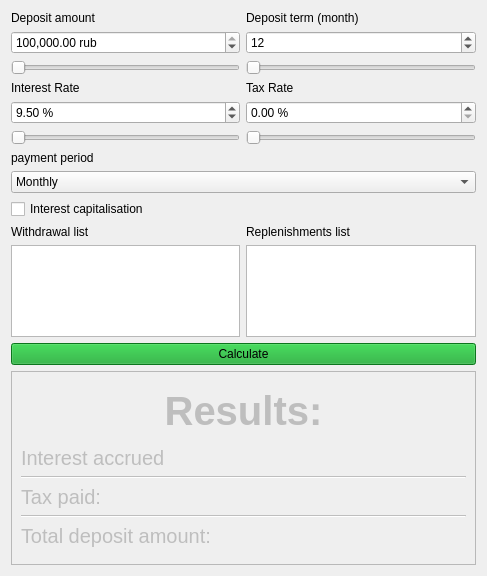
<?xml version="1.0" encoding="UTF-8"?>
<ui version="4.0">
 <class>QtDepositCalcView</class>
 <widget class="QWidget" name="QtDepositCalcView">
  <property name="geometry">
   <rect>
    <x>0</x>
    <y>0</y>
    <width>487</width>
    <height>576</height>
   </rect>
  </property>
  <property name="windowTitle">
   <string>Form</string>
  </property>
  <layout class="QVBoxLayout" name="verticalLayout">
   <item>
    <layout class="QGridLayout" name="gridLayout">
     <item row="10" column="1">
      <widget class="QLabel" name="label_9">
       <property name="text">
        <string>Replenishments list</string>
       </property>
      </widget>
     </item>
     <item row="6" column="1">
      <widget class="MyQtDoubleSlider" name="taxRateSlider">
       <property name="maximum">
        <number>100</number>
       </property>
       <property name="orientation">
        <enum>Qt::Horizontal</enum>
       </property>
      </widget>
     </item>
     <item row="2" column="0">
      <widget class="QDoubleSpinBox" name="depositAmountSpinBox">
       <property name="showGroupSeparator" stdset="0">
        <bool>true</bool>
       </property>
       <property name="suffix">
        <string> rub</string>
       </property>
       <property name="minimum">
        <double>1000.000000000000000</double>
       </property>
       <property name="maximum">
        <double>100000000.000000000000000</double>
       </property>
       <property name="singleStep">
        <double>10000.000000000000000</double>
       </property>
       <property name="value">
        <double>100000.000000000000000</double>
       </property>
      </widget>
     </item>
     <item row="1" column="1">
      <widget class="QLabel" name="label_2">
       <property name="text">
        <string>Deposit term (month)</string>
       </property>
      </widget>
     </item>
     <item row="3" column="1">
      <widget class="QSlider" name="depositTermSlider">
       <property name="minimum">
        <number>1</number>
       </property>
       <property name="maximum">
        <number>60</number>
       </property>
       <property name="orientation">
        <enum>Qt::Horizontal</enum>
       </property>
      </widget>
     </item>
     <item row="11" column="1">
      <widget class="QListWidget" name="replenishmentList">
       <property name="contextMenuPolicy">
        <enum>Qt::CustomContextMenu</enum>
       </property>
      </widget>
     </item>
     <item row="4" column="0">
      <widget class="QLabel" name="label_3">
       <property name="text">
        <string>Interest Rate</string>
       </property>
      </widget>
     </item>
     <item row="2" column="1">
      <widget class="QSpinBox" name="depositTermSpinBox">
       <property name="minimum">
        <number>1</number>
       </property>
       <property name="maximum">
        <number>60</number>
       </property>
       <property name="value">
        <number>12</number>
       </property>
      </widget>
     </item>
     <item row="8" column="0" colspan="2">
      <widget class="QComboBox" name="paymentPeriodComboBox">
       <property name="currentIndex">
        <number>2</number>
       </property>
       <item>
        <property name="text">
         <string>Daily</string>
        </property>
       </item>
       <item>
        <property name="text">
         <string>Weekly</string>
        </property>
       </item>
       <item>
        <property name="text">
         <string>Monthly</string>
        </property>
       </item>
       <item>
        <property name="text">
         <string>Quarterly</string>
        </property>
       </item>
       <item>
        <property name="text">
         <string>Semiannually</string>
        </property>
       </item>
       <item>
        <property name="text">
         <string>Once a year</string>
        </property>
       </item>
      </widget>
     </item>
     <item row="4" column="1">
      <widget class="QLabel" name="label_5">
       <property name="text">
        <string>Tax Rate</string>
       </property>
      </widget>
     </item>
     <item row="7" column="0" colspan="2">
      <widget class="QLabel" name="label_10">
       <property name="text">
        <string>payment period</string>
       </property>
      </widget>
     </item>
     <item row="6" column="0">
      <widget class="MyQtDoubleSlider" name="interestRateSlider">
       <property name="maximum">
        <number>200</number>
       </property>
       <property name="orientation">
        <enum>Qt::Horizontal</enum>
       </property>
      </widget>
     </item>
     <item row="5" column="0">
      <widget class="QDoubleSpinBox" name="interestRateSpinBox">
       <property name="suffix">
        <string> %</string>
       </property>
       <property name="minimum">
        <double>0.010000000000000</double>
       </property>
       <property name="maximum">
        <double>199.990000000000009</double>
       </property>
       <property name="value">
        <double>9.500000000000000</double>
       </property>
      </widget>
     </item>
     <item row="9" column="0">
      <widget class="QCheckBox" name="interestCapCheckBox">
       <property name="text">
        <string>Interest capitalisation</string>
       </property>
      </widget>
     </item>
     <item row="10" column="0">
      <widget class="QLabel" name="label_7">
       <property name="text">
        <string>Withdrawal list</string>
       </property>
      </widget>
     </item>
     <item row="3" column="0">
      <widget class="MyQtDoubleSlider" name="depositAmountSlider">
       <property name="minimum">
        <number>1000</number>
       </property>
       <property name="maximum">
        <number>100000000</number>
       </property>
       <property name="singleStep">
        <number>10000</number>
       </property>
       <property name="orientation">
        <enum>Qt::Horizontal</enum>
       </property>
      </widget>
     </item>
     <item row="1" column="0">
      <widget class="QLabel" name="label">
       <property name="text">
        <string>Deposit amount</string>
       </property>
      </widget>
     </item>
     <item row="5" column="1">
      <widget class="QDoubleSpinBox" name="taxRateSpinBox">
       <property name="suffix">
        <string> %</string>
       </property>
       <property name="minimum">
        <double>0.000000000000000</double>
       </property>
       <property name="maximum">
        <double>100.000000000000000</double>
       </property>
       <property name="value">
        <double>0.000000000000000</double>
       </property>
      </widget>
     </item>
     <item row="11" column="0">
      <widget class="QListWidget" name="withdrawalList">
       <property name="contextMenuPolicy">
        <enum>Qt::CustomContextMenu</enum>
       </property>
      </widget>
     </item>
    </layout>
   </item>
   <item>
    <widget class="QPushButton" name="calculateButton">
     <property name="styleSheet">
      <string notr="true">background-color: rgb(17, 164, 40);</string>
     </property>
     <property name="text">
      <string>Calculate</string>
     </property>
    </widget>
   </item>
   <item>
    <widget class="QFrame" name="resultFrame">
     <property name="enabled">
      <bool>false</bool>
     </property>
     <property name="frameShape">
      <enum>QFrame::StyledPanel</enum>
     </property>
     <property name="frameShadow">
      <enum>QFrame::Raised</enum>
     </property>
     <layout class="QVBoxLayout" name="verticalLayout_2">
      <item>
       <spacer name="verticalSpacer_3">
        <property name="orientation">
         <enum>Qt::Vertical</enum>
        </property>
        <property name="sizeHint" stdset="0">
         <size>
          <width>20</width>
          <height>40</height>
         </size>
        </property>
       </spacer>
      </item>
      <item>
       <widget class="QLabel" name="resultHeader">
        <property name="font">
         <font>
          <pointsize>30</pointsize>
          <weight>75</weight>
          <bold>true</bold>
         </font>
        </property>
        <property name="text">
         <string>Results:</string>
        </property>
        <property name="alignment">
         <set>Qt::AlignCenter</set>
        </property>
       </widget>
      </item>
      <item>
       <spacer name="verticalSpacer_2">
        <property name="orientation">
         <enum>Qt::Vertical</enum>
        </property>
        <property name="sizeHint" stdset="0">
         <size>
          <width>20</width>
          <height>40</height>
         </size>
        </property>
       </spacer>
      </item>
      <item>
       <layout class="QGridLayout" name="resultGrid">
        <item row="2" column="0" colspan="2">
         <widget class="Line" name="line">
          <property name="orientation">
           <enum>Qt::Horizontal</enum>
          </property>
         </widget>
        </item>
        <item row="6" column="0">
         <widget class="QLabel" name="label_8">
          <property name="font">
           <font>
            <pointsize>15</pointsize>
           </font>
          </property>
          <property name="text">
           <string>Total deposit amount:</string>
          </property>
         </widget>
        </item>
        <item row="1" column="1">
         <widget class="QLabel" name="interestAccruedLabel">
          <property name="font">
           <font>
            <pointsize>15</pointsize>
           </font>
          </property>
          <property name="text">
           <string/>
          </property>
         </widget>
        </item>
        <item row="1" column="0">
         <widget class="QLabel" name="label_4">
          <property name="font">
           <font>
            <pointsize>15</pointsize>
           </font>
          </property>
          <property name="text">
           <string>Interest accrued</string>
          </property>
         </widget>
        </item>
        <item row="4" column="1">
         <widget class="QLabel" name="taxPaidLabel">
          <property name="font">
           <font>
            <pointsize>15</pointsize>
           </font>
          </property>
          <property name="text">
           <string/>
          </property>
         </widget>
        </item>
        <item row="6" column="1">
         <widget class="QLabel" name="totalDepositLabel">
          <property name="font">
           <font>
            <pointsize>15</pointsize>
           </font>
          </property>
          <property name="text">
           <string/>
          </property>
         </widget>
        </item>
        <item row="5" column="0" colspan="2">
         <widget class="Line" name="line_2">
          <property name="orientation">
           <enum>Qt::Horizontal</enum>
          </property>
         </widget>
        </item>
        <item row="4" column="0">
         <widget class="QLabel" name="label_6">
          <property name="font">
           <font>
            <pointsize>15</pointsize>
           </font>
          </property>
          <property name="text">
           <string>Tax paid:</string>
          </property>
         </widget>
        </item>
       </layout>
      </item>
      <item>
       <spacer name="verticalSpacer">
        <property name="orientation">
         <enum>Qt::Vertical</enum>
        </property>
        <property name="sizeHint" stdset="0">
         <size>
          <width>20</width>
          <height>40</height>
         </size>
        </property>
       </spacer>
      </item>
     </layout>
    </widget>
   </item>
  </layout>
 </widget>
 <customwidgets>
  <customwidget>
   <class>MyQtDoubleSlider</class>
   <extends>QSlider</extends>
   <header>myqtdoubleslider.h</header>
  </customwidget>
 </customwidgets>
 <resources/>
 <connections>
  <connection>
   <sender>withdrawalList</sender>
   <signal>itemDoubleClicked(QListWidgetItem*)</signal>
   <receiver>QtDepositCalcView</receiver>
   <slot>on_QtDepositCalcView_anyList_itemDoubleClicked(QListWidgetItem*)</slot>
   <hints>
    <hint type="sourcelabel">
     <x>124</x>
     <y>302</y>
    </hint>
    <hint type="destinationlabel">
     <x>243</x>
     <y>287</y>
    </hint>
   </hints>
  </connection>
  <connection>
   <sender>replenishmentList</sender>
   <signal>itemDoubleClicked(QListWidgetItem*)</signal>
   <receiver>QtDepositCalcView</receiver>
   <slot>on_QtDepositCalcView_anyList_itemDoubleClicked(QListWidgetItem*)</slot>
   <hints>
    <hint type="sourcelabel">
     <x>361</x>
     <y>302</y>
    </hint>
    <hint type="destinationlabel">
     <x>243</x>
     <y>287</y>
    </hint>
   </hints>
  </connection>
 </connections>
 <slots>
  <signal>showStatus(std::string)</signal>
  <signal>anyList_itemDoubleClicked(QListWidgetItem*)</signal>
  <slot>on_QtDepositCalcView_anyList_itemDoubleClicked(QListWidgetItem*)</slot>
 </slots>
</ui>
